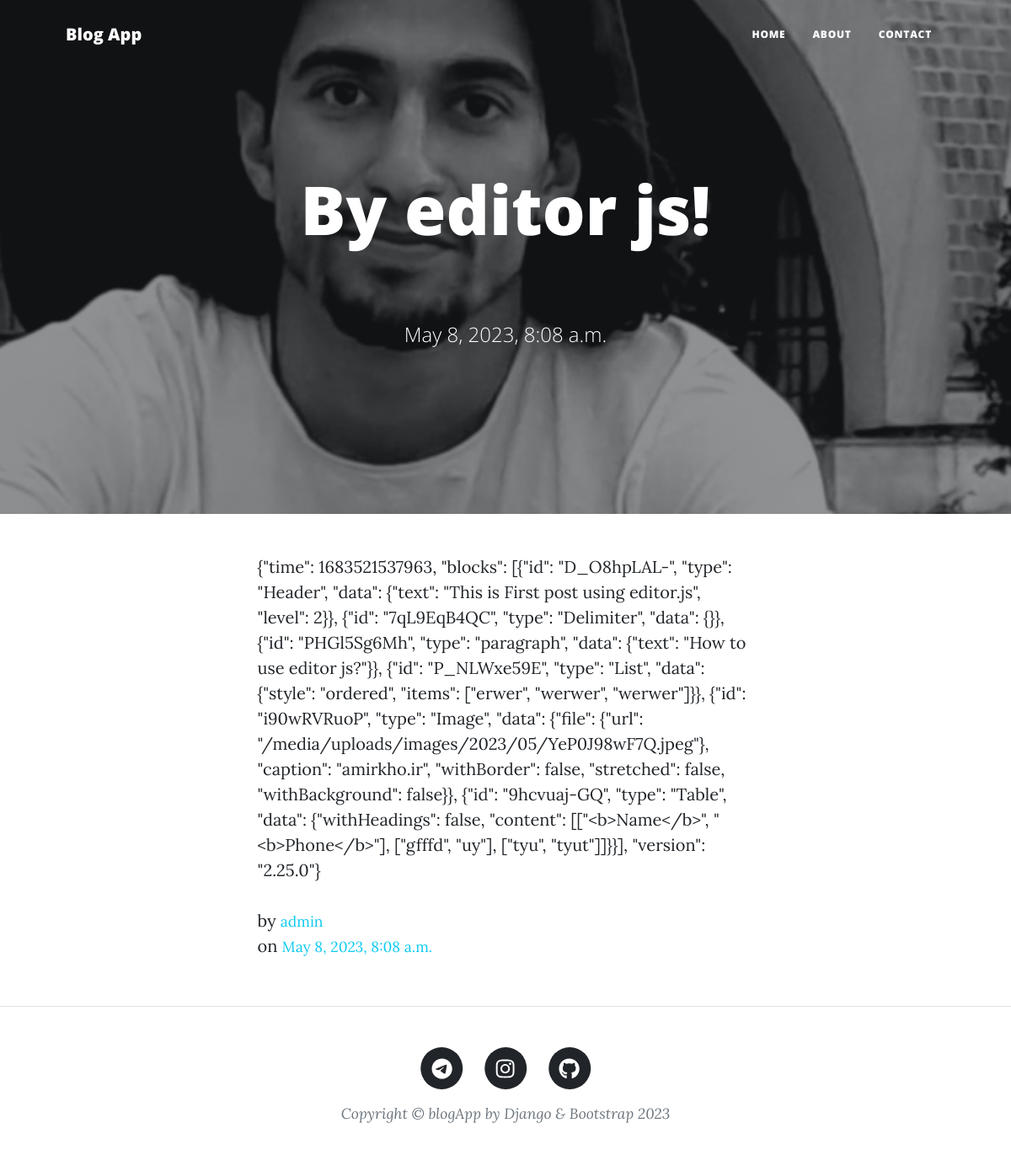
Screenshot of /detail/3/ with the database file from the repository.
### blogApp/models.py (models this page shows, shortened)
class Post(models.Model):
    title = models.CharField(max_length=200)
    description = EditorJsTextField()
    image = models.ImageField(upload_to='postImages/')
    created_date = models.DateTimeField(auto_now_add=True)
    published_date = models.DateTimeField(blank=True, null=True)
    author = models.ForeignKey(User, on_delete=models.CASCADE)

### blogApp/views.py (the view)
# urls.py: path("detail/<int:post_id>/",views.datail,name="detail"),
def datail(request , post_id):
    post = get_object_or_404(Post,pk=post_id)
    page_conf = {
        'title_tag' : post.title,
        'title_page' : post.title,
        'current_date' : post.published_date,
        'post' : post ,
        'page_head_image' : post.image
    }
    return render(request, 'blogApp/detail.html',context=page_conf)

### templates/blogApp/detail.html (shortened to what this page needs)
{% extends 'blogApp/base.html' %}
{% block mainContent %}
        <article class="mb-4" >
            <div class="container px-4 px-lg-5">
                <div class="row gx-4 gx-lg-5 justify-content-center">
                    <div class="col-md-10 col-lg-8 col-xl-7">
                        {% load editorjs %}
                        {{post.description | editorjs}}
                        <br>
                        <br>
                        by <small class="text-info">{{post.author}}</small>
                        <br>
                        on <small class="text-info">{{post.published_date}}</small>
                        <br>
                    </div>
                </div>
            </div>
        </article>
{% endblock mainContent %}

### templates/blogApp/base.html (shortened to what this page needs)
{% load static %}
<!DOCTYPE html>
<html lang="en">
    <head>
        <link href="{% static 'blogApp/css/styles.css' %}" rel="stylesheet" />
    </head>
    <body>
        {% include 'blogApp/navs.html' %}
        {% if page_head_image %}
        <header class="masthead" style="background-image: url({{page_head_image.url}}) ">
            <div class="container position-relative px-4 px-lg-5">
                <div class="row gx-4 gx-lg-5 justify-content-center">
                    <div class="col-md-10 col-lg-8 col-xl-7">
                        <div class="site-heading">
                            <h1>{{title_page}}</h1>
                            <br>
                            <br>
                            <span class="subheading">{{current_date}}</span>
                        </div>
                    </div>
                </div>
            </div>
        </header>
        {% endif %}
        {% block mainContent %}
        {% endblock mainContent %}
        {% include 'blogApp/footer.html' %}
    </body>
</html>

### rows the page displays
Post: title "By editor js!", published_date "May 8, 2023, 8:08 a.m.", description|editorjs "{\"time\": 1683521537963, \"blocks\": [{\"id\": \"D_O8hpLAL-\", \"type\": \"Header\", \"data\": {\"text\": \"This is First post using editor.js\", \"level\": 2}}, {\"id\": \"7qL9EqB4QC\", \"type\": \"Delimiter\", \"data\": {}}, {\"id\": \"PHGl5Sg6Mh\", \"type\": \"paragraph\", \"data\": {\"text\": \"How to use editor js?\"}}, {\"id\": \"P_NLWxe59E\", \"type\": \"List\", \"data\": {\"style\": \"ordered\", \"items\": [\"erwer\", \"werwer\", \"werwer\"]}}, {\"id\": \"i90wRVRuoP\", \"type\": \"Image\", \"data\": {\"file\": {\"url\": \"/media/uploads/images/2023/05/YeP0J98wF7Q.jpeg\"}, \"caption\": \"amirkho.ir\", \"withBorder\": false, \"stretched\": false, \"withBackground\": false}}, {\"id\": \"9hcvuaj-GQ\", \"type\": \"Table\", \"data\": {\"withHeadings\": false, \"content\": [[\"<b>Name</b>\",…", author "admin"
